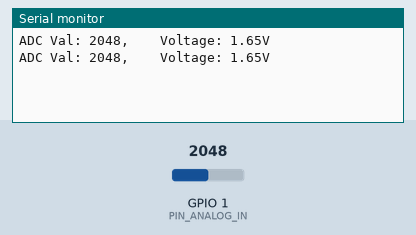
Bench run of a program on a simulated ESP32-S3. Parts: the last lines printed to the serial monitor. The test bench sets the inputs (shaded band); at power-on: GPIO 1 (PIN_ANALOG_IN) = 2048.

Above: at 5.8 s.
5.9 s: GPIO 1 (PIN_ANALOG_IN) set to 2866
At 11.2 s:
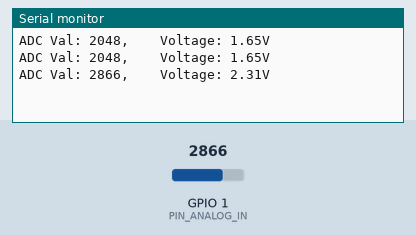
11.9 s: GPIO 1 (PIN_ANALOG_IN) set to 3603
At 16.2 s:
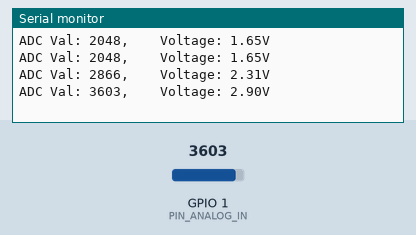
Timing chart, 0 to 17.7 s (numbered marks = the images above; inputs shaded):
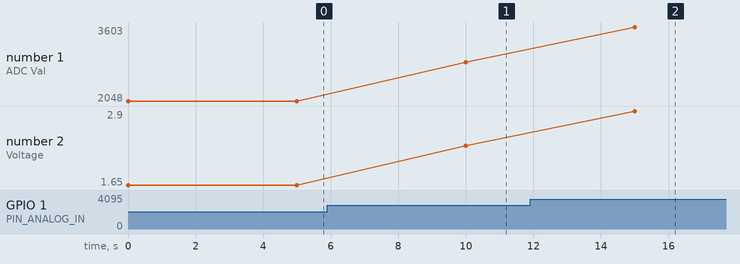

The program:

main.cpp
```cpp
#include <Arduino.h>

#define PIN_ANALOG_IN 1

void setup() {
  // beging serial comm at 115200 baud:
  Serial.begin(115200);
}

void loop() {
  // measure ADC value at pin, convert to voltage and display both:
  int adcValue = analogRead (PIN_ANALOG_IN);
  double voltage = (adcValue / 4095.0 ) * 3.3;
  Serial.printf("ADC Val: %d, \t Voltage: %.2fV\n", adcValue, voltage);
  delay(5000);
}
```

Measured:
- after the input at 5.9 s, the serial monitor: prints a new line after 4.1 s (image 1)
- after the input at 11.9 s, the serial monitor: prints a new line after 3.1 s (image 2)
- plotted number 1: 2048 → 2866 after the input at 5.9 s, 2866 → 3603 after the input at 11.9 s
- plotted number 2: 1.65 → 2.31 after the input at 5.9 s, 2.31 → 2.9 after the input at 11.9 s
